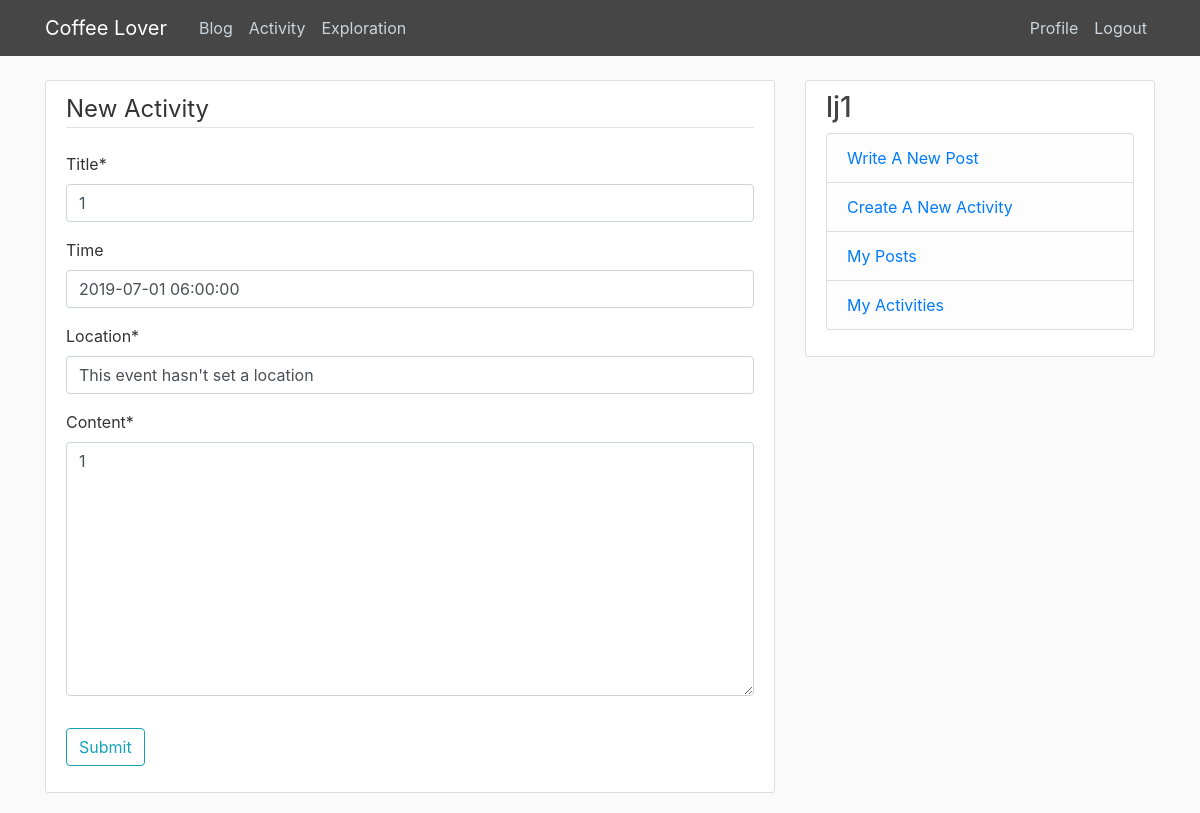
The app's page /activity/1/update/ (signed in) with its own data.
### blog/models.py (models this page shows, shortened)
class Activities(models.Model):
    title 		= models.CharField(max_length=100)
    time  		= models.DateTimeField(blank = True)
    location    = models.CharField(max_length=200,default="This event hasn't set a location")
    content 	= models.TextField()
    date_posted = models.DateTimeField(default=timezone.now)
    author 		= models.ForeignKey(User, on_delete=models.CASCADE)

### blog/views.py (the view, shortened to what this page needs)
# urls.py: path('activity/<int:pk>/update/', ActUpdateView.as_view(), name='act-update'),
class ActUpdateView(LoginRequiredMixin, UserPassesTestMixin, UpdateView):
    model = Activities
    fields = ['title', 'time','location','content']
    def test_func(self):
        post = self.get_object()
        if self.request.user == post.author:
            return True
        return False

### blog/templates/blog/activities_form.html (shortened to what this page needs)
{% extends "blog/base.html" %}
{% load crispy_forms_tags %}
{% block content %}
    <div class="content-section">
        <form method="POST">
            <fieldset class="form-group">
                <legend class="border-bottom mb-4">New Activity</legend>
                {{ form|crispy }}
            </fieldset>
            <div class="form-group">
                <button class="btn btn-outline-info" type="submit">Submit</button>
            </div>
        </form>
    </div>
{% endblock content %}

### blog/templates/blog/base.html (shortened to what this page needs)
{% load static %}
<!DOCTYPE html>
<html>
<head>
    <link rel="stylesheet" href="https://maxcdn.bootstrapcdn.com/bootstrap/4.0.0/css/bootstrap.min.css">
    <link rel="stylesheet" type="text/css" href="{% static 'blog/main.css' %}">
</head>
<body>
    <header class="site-header">
      <nav class="navbar navbar-expand-md navbar-dark bg-steel fixed-top">
        <div class="container">
          <a class="navbar-brand mr-4" href="{% url 'blog-home' %}">Coffee Lover</a>
          <div class="collapse navbar-collapse" id="navbarToggle">
            <div class="navbar-nav mr-auto">
              <a class="nav-item nav-link" href="{% url 'blog-home' %}">Blog</a>
              <a class="nav-item nav-link" href="{% url 'blog-activity' %}">Activity</a>
              <a class="nav-item nav-link" href="{% url 'blog-exploration' %}">Exploration</a>
            </div>
            <div class="navbar-nav">
              {% if user.is_authenticated %}
                <a class="nav-item nav-link" href="{% url 'profile' %}">Profile</a>
                <a class="nav-item nav-link" href="{% url 'logout' %}">Logout</a>
              {% else %}
                <a class="nav-item nav-link" href="{% url 'login' %}">Login</a>
                <a class="nav-item nav-link" href="{% url 'register' %}">Register</a>
              {% endif %}
            </div>
          </div>
        </div>
      </nav>
    </header>
    <main role="main" class="container">
      <div class="row">
        <div class="col-md-8">
          {% block content %}{% endblock %}
        </div>
        <div class="col-md-4">
          <div class="content-section">
              {% if user.is_authenticated %}
              <h3>{{ user.username }}</h3>
                <ul class="list-group">
                  <li class="list-group-item list-group-item-light">
                    <a class="list-group-light" href="{% url 'post-create' %}">Write A New Post</a>
                  </li>
                <li class="list-group-item list-group-item-light">
                    <a class="list-group-light" href="{% url 'act-create' %}">Create A New Activity</a>
                  </li>
                  <li class="list-group-item list-group-item-light">
                    <a class="list-group-light" href="{% url 'user-posts' user %}" >My Posts</a>
                  </li>
                  <li class="list-group-item list-group-item-light">
                    <a class="list-group-light" href="{% url 'user-acts' user %}" >My Activities</a>
                  </li>
              {% else %}
                <h3>Please sign in</h3>
                <p class='text-muted'>to express your love of coffee
              {% endif %}
              </ul>
          </div>
        </div>
      </div>
    </main>
</body>
</html>

### blog/static/blog/main.css (style rules this page uses)
body { background: #fafafa; color: #333333; margin-top: 5rem; }
h1, h2, h3, h4, h5, h6 { color: #444444; }
ul { margin: 0; }
.bg-steel { background-color: #464646; }
.site-header .navbar-nav .nav-link { color: #cbd5db; }
.content-section { background: #ffffff; padding: 10px 20px; border: 1px solid #dddddd; border-radius: 3px; margin-bottom: 20px; }

### records on screen
Activities: title "1", time "2019-07-01 06:00:00", location "This event hasn't set a location", content "1"

### other values on screen
{{ user.username }} "lj1"
